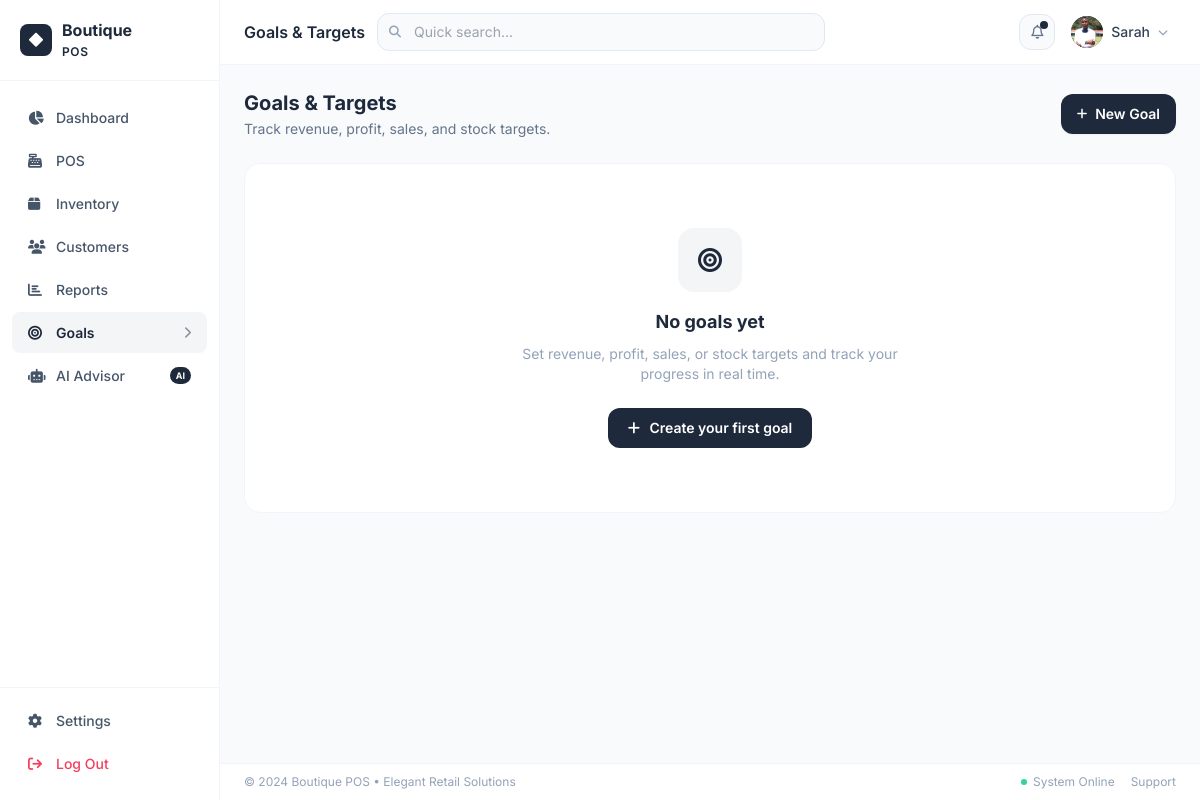
The app's page /goals (signed in), older data.
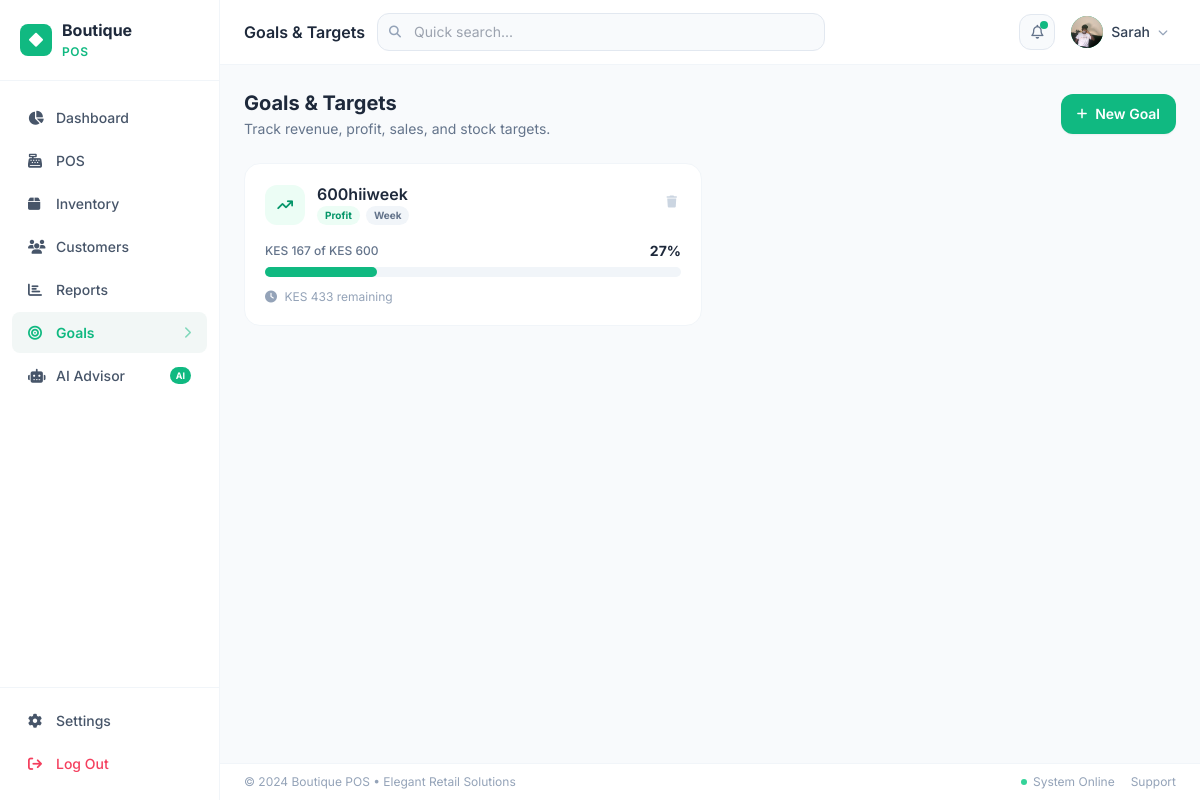
The same page, newer data.
### app/models.py (models this page shows, shortened)
class StoreSetting(db.Model):
    __tablename__ = 'store_settings'
    id = db.Column(db.Integer, primary_key=True)
    key = db.Column(db.String(80), unique=True, nullable=False, index=True)
    value = db.Column(db.Text, default='')
    @staticmethod
    def get(key, default=''):
        row = StoreSetting.query.filter_by(key=key).first()
        return row.value if row else default

class User(UserMixin, db.Model):
    __tablename__ = 'users'
    id = db.Column(db.Integer, primary_key=True)
    name = db.Column(db.String(120), nullable=False)
    email = db.Column(db.String(120), unique=True, nullable=False, index=True)
    password_hash = db.Column(db.String(256), nullable=False)
    role = db.Column(db.String(20), default='cashier')  # admin | cashier
    avatar = db.Column(db.String(200), default='')
    is_active = db.Column(db.Boolean, default=True)
    created_at = db.Column(db.DateTime, default=datetime.utcnow)
    last_login = db.Column(db.DateTime)
    sales = db.relationship('Sale', backref='cashier', lazy='dynamic')

class Goal(db.Model):
    __tablename__ = 'goals'
    id          = db.Column(db.Integer, primary_key=True)
    user_id     = db.Column(db.Integer, db.ForeignKey('users.id'), nullable=False)
    title       = db.Column(db.String(120), nullable=False)
    goal_type   = db.Column(db.String(20), nullable=False)   # revenue | profit | transactions | stock
    period      = db.Column(db.String(10), nullable=False)   # day | week | month
    target      = db.Column(db.Float, nullable=False)
    product_id  = db.Column(db.Integer, db.ForeignKey('products.id'), nullable=True)
    is_active   = db.Column(db.Boolean, default=True)
    created_at  = db.Column(db.DateTime, default=datetime.utcnow)
    product = db.relationship('Product', foreign_keys=[product_id])

### app/routes/goals.py (the view)
@goals_bp.route('/goals')
@login_required
def index():
    goals = Goal.query.filter_by(user_id=current_user.id, is_active=True)\
        .order_by(Goal.created_at.desc()).all()
    products = Product.query.filter_by(is_active=True).order_by(Product.name).all()
    goals_data = []
    for g in goals:
        current, pct, label = _compute_progress(g)
        goals_data.append({
            'goal':    g,
            'current': current,
            'pct':     pct,
            'label':   label,
        })
    return render_template('goals/index.html',
                           goals_data=goals_data,
                           products=products)

### app/models.py (called while the page is built)
@login_manager.user_loader
def load_user(user_id):
    return db.session.get(User, int(user_id))

    @property
    def total_stock(self):
        return sum(v.stock_qty for v in self.variants)

### app/routes/goals.py (called while the page is built)
def _period_start(period):
    now = datetime.utcnow()
    if period == 'day':
        return now.replace(hour=0, minute=0, second=0, microsecond=0)
    elif period == 'week':
        return now - timedelta(days=7)
    else:  # month
        return now - timedelta(days=30)

### app/utils.py (called while the page is built)
def extract_upload_filename(value):
    if not value:
        return ''
    cleaned = str(value).strip().replace('\\', '/').split('?', 1)[0].rstrip('/')
    return os.path.basename(cleaned)

def upload_url(value):
    if not value:
        return ''
    value = str(value).strip()
    if value.startswith(('http://', 'https://', 'data:')):
        return value
    filename = extract_upload_filename(value)
    if not filename:
        return value
    return url_for('uploaded_file', filename=filename)

### app/templates/goals/index.html (shortened to what this page needs)
{% extends "base.html" %}
{% block page_title %}Goals & Targets{% endblock %}
{% block app_content %}
<div class="p-6 max-w-5xl mx-auto space-y-6">
  <div class="flex items-center justify-between flex-wrap gap-3">
    <div>
      <h2 class="text-xl font-bold text-slate-800">Goals & Targets</h2>
      <p class="text-slate-500 text-sm mt-0.5">Track revenue, profit, sales, and stock targets.</p>
    </div>
    <button onclick="openAddModal()"
            class="flex items-center gap-2 px-4 py-2.5 text-white text-sm font-semibold rounded-xl transition shadow-sm"
            style="background:var(--theme)">
      <i class="fa-solid fa-plus text-xs"></i> New Goal
    </button>
  </div>
  {% if goals_data %}
  <div class="grid grid-cols-1 md:grid-cols-2 gap-4" id="goalsGrid">
    {% for item in goals_data %}
    {% set g = item.goal %}
    {% set pct = item.pct %}
    {% set colors = {
      'revenue':      ('bg-teal-50',   'text-teal-600',   'fa-dollar-sign',    '#00D4C8'),
      'profit':       ('bg-emerald-50','text-emerald-600','fa-arrow-trend-up',  '#10b981'),
      'transactions': ('bg-blue-50',   'text-blue-600',   'fa-receipt',         '#3b82f6'),
      'stock':        ('bg-violet-50', 'text-violet-600', 'fa-box',             '#8b5cf6'),
    } %}
    {% set bg, tc, icon, color = colors.get(g.goal_type, ('bg-slate-50','text-slate-600','fa-bullseye','#64748b')) %}
    <div class="goal-card bg-white rounded-2xl border border-slate-100 p-5" id="goal-{{ g.id }}">
      <div class="flex items-start justify-between mb-4">
        <div class="flex items-center gap-3">
          <div class="w-10 h-10 rounded-xl {{ bg }} flex items-center justify-center flex-shrink-0">
            <i class="fa-solid {{ icon }} text-sm {{ tc }}"></i>
          </div>
          <div>
            <p class="font-semibold text-slate-800 leading-tight">{{ g.title }}</p>
            <div class="flex items-center gap-1.5 mt-0.5">
              <span class="type-badge {{ bg }} {{ tc }}">{{ g.goal_type | capitalize }}</span>
              <span class="type-badge bg-slate-100 text-slate-500">{{ g.period | capitalize }}</span>
            </div>
          </div>
        </div>
        <button onclick="deleteGoal({{ g.id }})"
                class="text-slate-300 hover:text-rose-500 transition p-1 flex-shrink-0">
          <i class="fa-solid fa-trash text-xs"></i>
        </button>
      </div>
      <div class="mb-3">
        <div class="flex items-center justify-between mb-1.5">
          <span class="text-xs text-slate-500 font-medium">{{ item.label }}</span>
          <span class="text-sm font-bold {% if pct >= 100 %}text-emerald-600{% else %}text-slate-800{% endif %}">
            {{ pct }}%
          </span>
        </div>
        <div class="w-full bg-slate-100 rounded-full h-2.5">
          <div class="progress-bar h-2.5 rounded-full {% if pct >= 100 %}bg-emerald-500{% endif %}"
               style="width:{{ pct }}%; {% if pct < 100 %}background:{{ color }}{% endif %}"></div>
        </div>
      </div>
      {% if pct >= 100 %}
      <p class="text-xs text-emerald-600 font-semibold flex items-center gap-1">
        <i class="fa-solid fa-circle-check"></i> Goal achieved!
      </p>
      {% elif pct >= 75 %}
      <p class="text-xs text-slate-500">
        <i class="fa-solid fa-fire text-amber-400 mr-1"></i>Almost there — {{ 100 - pct }}% to go!
      </p>
      {% else %}
      <p class="text-xs text-slate-400">
        <i class="fa-solid fa-clock mr-1"></i>
        {% if g.goal_type in ('revenue', 'profit') %}
          KES {{ "{:,.0f}".format(g.target - item.current) }} remaining
        {% else %}
          {{ "{:,.0f}".format(g.target - item.current) }} remaining
        {% endif %}
      </p>
      {% endif %}
    </div>
    {% endfor %}
  </div>
  {% else %}
  <div class="bg-white rounded-2xl border border-slate-100 p-16 text-center">
    <div class="w-16 h-16 rounded-2xl flex items-center justify-center mx-auto mb-4"
         style="background:var(--theme-light,#E6FAF9)">
      <i class="fa-solid fa-bullseye text-2xl" style="color:var(--theme)"></i>
    </div>
    <h3 class="font-bold text-slate-800 text-lg mb-2">No goals yet</h3>
    <p class="text-slate-400 text-sm mb-6 max-w-sm mx-auto">
      Set revenue, profit, sales, or stock targets and track your progress in real time.
    </p>
    <button onclick="openAddModal()"
            class="px-5 py-2.5 text-white text-sm font-semibold rounded-xl"
            style="background:var(--theme)">
      <i class="fa-solid fa-plus mr-1.5"></i> Create your first goal
    </button>
  </div>
  {% endif %}
</div>
{% endblock %}

### app/templates/base.html (shortened to what this page needs)
<!DOCTYPE html>
<html lang="en">
<head>
  <link rel="stylesheet" href="https://cdnjs.cloudflare.com/ajax/libs/font-awesome/6.5.0/css/all.min.css"/>
  <script src="https://cdn.tailwindcss.com"></script>
</head>
<body class="bg-slate-50 text-slate-800">
<div class="flex h-screen overflow-hidden">
  <aside id="sidebar"
         class="fixed md:relative z-50 md:z-auto
                w-[260px] md:w-[220px] flex-shrink-0
                bg-white border-r border-slate-100
                flex flex-col h-full
                -translate-x-full md:translate-x-0">
    <div class="px-5 py-5 border-b border-slate-100 flex items-center justify-between">
      <a href="{{ url_for('dashboard.index') }}" class="flex items-center gap-2.5" style="text-decoration:none">
        <div class="w-8 h-8 rounded-lg flex items-center justify-center" style="background:var(--theme, #00D4C8)">
          <i class="fa-solid fa-diamond text-white text-sm"></i>
        </div>
        <span class="font-bold text-slate-800 text-base leading-tight">
          {{ store_name.split()[0] if store_name else 'Boutique' }}<br>
          <span style="color:var(--theme, #00D4C8);font-size:.75rem;font-weight:600;letter-spacing:.05em">
            {{ store_name.split()[1] if store_name.split()|length > 1 else 'POS' }}
          </span>
        </span>
      </a>
    </div>
    <nav class="flex-1 px-3 py-4 space-y-0.5 overflow-y-auto">
      <a href="{{ url_for('dashboard.index') }}"
         onclick="closeSidebar()"
         class="sidebar-link {% if request.endpoint and 'dashboard' in request.endpoint %}active{% endif %}">
        <i class="fa-solid fa-chart-pie w-4"></i> Dashboard
      </a>
      <a href="{{ url_for('pos.index') }}"
         onclick="closeSidebar()"
         class="sidebar-link {% if request.endpoint and 'pos' in request.endpoint %}active{% endif %}">
        <i class="fa-solid fa-cash-register w-4"></i> POS
      </a>
      <a href="{{ url_for('inventory.index') }}"
         onclick="closeSidebar()"
         class="sidebar-link {% if request.endpoint and 'inventory' in request.endpoint %}active{% endif %}">
        <i class="fa-solid fa-box w-4"></i> Inventory
      </a>
      <a href="{{ url_for('customers.index') }}"
         onclick="closeSidebar()"
         class="sidebar-link {% if request.endpoint and 'customers' in request.endpoint %}active{% endif %}">
        <i class="fa-solid fa-users w-4"></i> Customers
      </a>
      <a href="{{ url_for('reports.index') }}"
         onclick="closeSidebar()"
         class="sidebar-link {% if request.endpoint and 'reports' in request.endpoint %}active{% endif %}">
        <i class="fa-solid fa-chart-bar w-4"></i> Reports
      </a>
      <a href="{{ url_for('goals.index') }}"
         onclick="closeSidebar()"
         class="sidebar-link {% if request.endpoint and 'goals' in request.endpoint %}active{% endif %}">
        <i class="fa-solid fa-bullseye w-4"></i> Goals
        {% if request.endpoint and 'goals' in request.endpoint %}
        <i class="fa-solid fa-chevron-right ml-auto text-xs opacity-50"></i>{% endif %}
      </a>
      <a href="{{ url_for('ai.index') }}"
         onclick="closeSidebar()"
         class="sidebar-link {% if request.endpoint and request.endpoint.startswith('ai') %}active{% endif %}">
        <i class="fa-solid fa-robot w-4"></i> AI Advisor
        <span class="ml-auto text-[9px] font-bold px-1.5 py-0.5 rounded-full text-white" style="background:var(--theme)">AI</span>
      </a>
    </nav>
    <div class="px-3 pb-4 border-t border-slate-100 pt-3 space-y-0.5">
      <a href="{{ url_for('settings.index') }}"
         onclick="closeSidebar()"
         class="sidebar-link {% if request.endpoint and 'settings' in request.endpoint %}active{% endif %}">
        <i class="fa-solid fa-cog w-4"></i> Settings
      </a>
      <a href="{{ url_for('auth.logout') }}"
         class="sidebar-link" style="color:#f43f5e;">
        <i class="fa-solid fa-arrow-right-from-bracket w-4"></i> Log Out
      </a>
    </div>
  </aside>
  <div class="flex-1 flex flex-col h-full overflow-hidden min-w-0">
    <header class="bg-white border-b border-slate-100 px-4 md:px-6 py-3 flex items-center gap-3 z-10 flex-shrink-0">
      <h1 class="font-semibold text-slate-800 text-base flex-shrink-0 truncate">{% block page_title %}Dashboard{% endblock %}</h1>
      <div class="flex-1 max-w-md relative hidden sm:block" id="globalSearchWrap">
        <i class="fa-solid fa-magnifying-glass absolute left-3 top-1/2 -translate-y-1/2 text-slate-400 text-xs"></i>
        <input type="text" id="globalSearch" placeholder="Quick search..."
               class="w-full pl-9 pr-4 py-2 text-sm bg-slate-50 border border-slate-200 rounded-xl transition-all"/>
      </div>
      <div class="ml-auto flex items-center gap-2">
        <div class="relative" id="notifWrap">
          <button id="notifBtn" onclick="toggleNotif()"
                  class="relative w-9 h-9 rounded-xl bg-slate-50 border border-slate-200 flex items-center justify-center hover:bg-slate-100 transition">
            <i class="fa-regular fa-bell text-slate-500 text-sm"></i>
            <span id="notifDot" class="absolute top-1.5 right-1.5 w-2 h-2 rounded-full hidden" style="background:var(--theme)"></span>
          </button>
        </div>
        <div class="relative" id="userMenuWrap">
          <button id="userMenuBtn" onclick="toggleUserMenu()"
                  class="flex items-center gap-2 px-2 py-1 rounded-xl hover:bg-slate-50 transition cursor-pointer">
            <div class="w-8 h-8 rounded-full flex items-center justify-center text-white text-xs font-bold overflow-hidden flex-shrink-0" style="background:var(--theme, #00D4C8)">
              {% if current_user.avatar %}
              <img src="{{ upload_url(current_user.avatar) }}" class="w-full h-full object-cover" alt="{{ current_user.name }}">
              {% else %}{{ current_user.name[0] | upper }}{% endif %}
            </div>
            <span class="text-sm font-medium text-slate-700 hidden md:block">{{ current_user.name.split()[0] }}</span>
            <i class="fa-solid fa-chevron-down text-slate-400 text-[10px] hidden md:block"></i>
          </button>
        </div>
      </div>
    </header>
    <main class="flex-1 overflow-y-auto main-content-area">
      {% block app_content %}{% endblock %}
    </main>
    <footer class="hidden md:flex bg-white border-t border-slate-100 px-6 py-2.5 items-center justify-between text-xs text-slate-400 flex-shrink-0">
      <span>&copy; 2024 {{ store_name }} &bull; Elegant Retail Solutions</span>
      <div class="flex items-center gap-4">
        <span class="flex items-center gap-1.5">
          <span class="w-1.5 h-1.5 bg-emerald-400 rounded-full inline-block"></span> System Online
        </span>
        <a href="#" class="hover:text-slate-600">Support</a>
      </div>
    </footer>
  </div>
</div>
</body>
</html>

### app/templates/base.html (style rules this page uses)
body { font-family: 'Inter', sans-serif; }
.sidebar-link { display:flex; align-items:center; gap:.75rem; padding:.625rem 1rem; border-radius:.5rem; color:#475569; font-size:.875rem; font-weight:500; transition:all .15s; text-decoration:none; }
.sidebar-link.active { background: var(--theme-light, #E6FAF9); color: var(--theme, #00D4C8); font-weight:600; }
#sidebar { transition: transform .28s cubic-bezier(.4,0,.2,1); }

### app/templates/goals/index.html (style rules this page uses)
.goal-card { transition: box-shadow .15s; }
.progress-bar { transition: width .8s cubic-bezier(.4,0,.2,1); }
.type-badge { font-size: 10px; font-weight: 700; padding: 2px 8px; border-radius: 999px; }

Row changes from the older to the newer data that the page shows:
changed User "Sarah": avatar: a different picture
added Goal: title "600hiiweek", goal_type "Profit", period "Week", g.target-item.current "433"
Text that changed along with them:
new list line: "KES 167 of KES 600 27 % KES remaining"
text no longer shown: "No goals yet Set revenue, profit, sales, or stock targets and track your progress in real time. Create your first goal"
